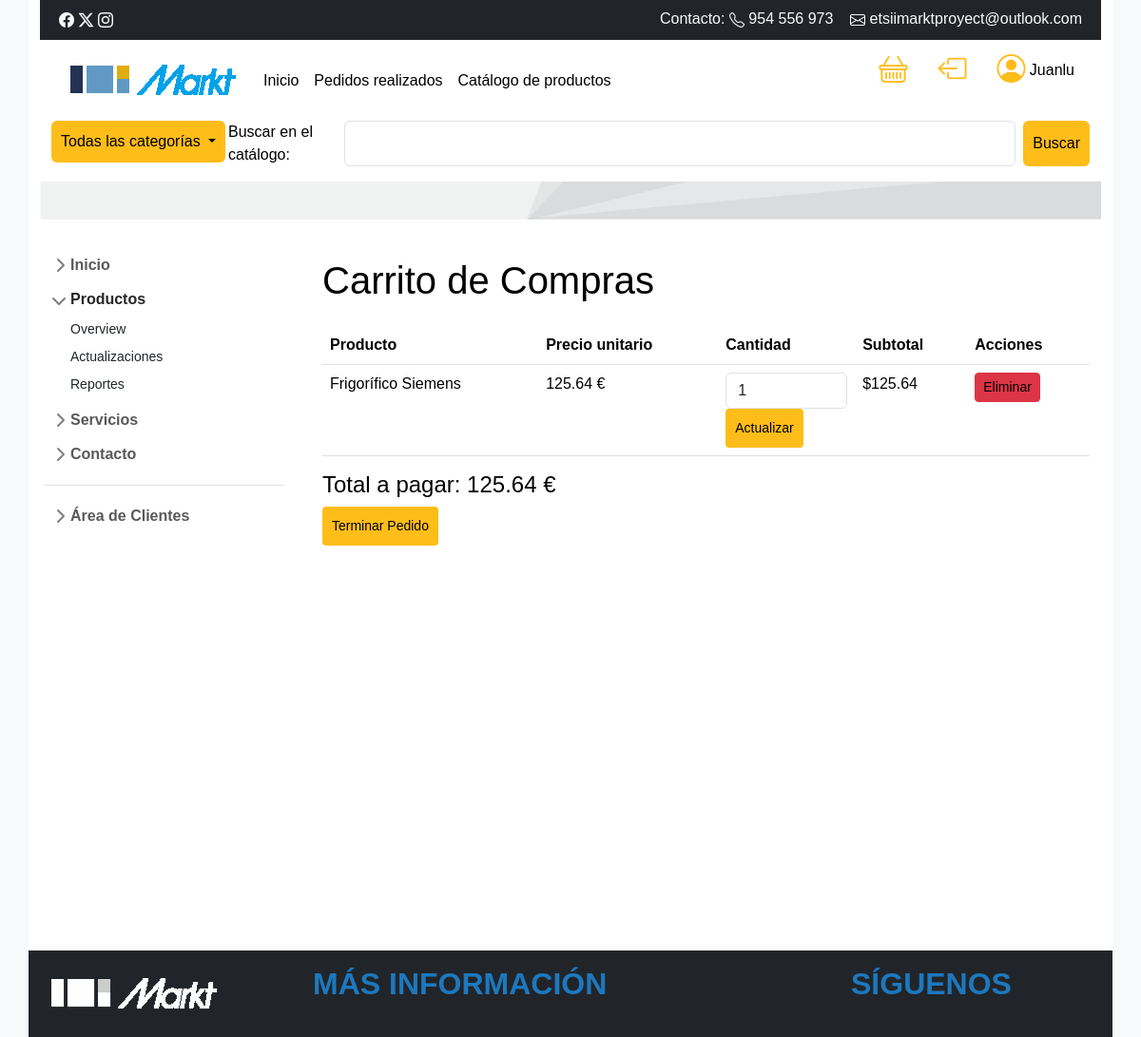
The app's page /productos/carrito/ (signed in) with its own data.
### pedidos/models.py (models this page shows, shortened)
class ProductoPedido(models.Model):
    producto = models.ForeignKey(Producto, on_delete=models.SET_NULL, null=True)
    pedido= models.ForeignKey(Pedido, on_delete=models.SET_NULL, null=True)
    cantidad = models.IntegerField(default=0, null=True, blank=True)
    @property
    def get_total(self):
        total=self.producto.precio*self.cantidad
        return total

class Pedido(models.Model):
    user=models.ForeignKey(User,on_delete=models.SET_NULL, null=True, blank=True)
    fecha_pedido=models.DateTimeField(auto_now_add=True)
    completado=models.BooleanField(default=False)
    id_transaccion=models.CharField(max_length=100, null=True)
    estado = models.CharField(max_length=20, choices=[(estado.value, estado.value) for estado in EstadoProducto], null=True, blank=True)
    @property
    def get_total_carrito(self):
        productopedidos=self.productopedido_set.all()
        total=sum([p.get_total for p in productopedidos])
        return total
    def get_lista_de_productos_carrito(self):
        productos = [producto_pedido for producto_pedido in self.productopedido_set.all()]
        return productos

### productos/models.py (models this page shows, shortened)
class Producto(models.Model):
    categoria = models.ForeignKey(Categoria,related_name='productos', on_delete=models.SET_DEFAULT, default=Categoria.get_default_categoria)
    fabricante = models.ForeignKey(Fabricante,related_name='productos', on_delete=models.SET_DEFAULT, default=Fabricante.get_default_fabricante)
    nombre = models.CharField(max_length=100)
    precio = models.FloatField()
    descripcion = models.TextField(blank=True, null=True)
    cantidad = models.IntegerField(default=1)
    imagen = models.ImageField(upload_to='productos_imagenes', blank=True, null=True)
    class Meta:
        ordering = ['nombre']
        verbose_name_plural = 'Productos'

### pedidos/views.py (the view, shortened to what this page needs)
# urls.py: path("carrito/", carrito, name='carrito'),
def carrito(request):
    if request.user.is_authenticated:
        user=request.user
        pedido, created = Pedido.objects.get_or_create(user=user,completado=False)
        items = pedido.get_lista_de_productos_carrito()
    context={'items': items, 'pedido': pedido}
    return render(request, 'productos/carrito.html', context)

### templates/productos/carrito.html (shortened to what this page needs)
{% extends 'base.html' %}
{% block content %}
<div class="container mt-4">
    <h1 class="mb-4">Carrito de Compras</h1>
    <table class="table">
        <thead>
            <tr>
                <th scope="col">Producto</th>
                <th scope="col">Precio unitario</th>
                <th scope="col">Cantidad</th>
                <th scope="col">Subtotal</th>
                <th scope="col">Acciones</th>
            </tr>
        </thead>
        <tbody>
            {% for item in items %}
            <tr>
                <td>{{ item.producto.nombre }}</td>
                <td>{{ item.producto.precio }} €</td>
                <td>
                    <form action="{% url 'actualizar' item.producto.id %}" method="post" class="form-inline">
                        <input type="number" name="cantidad" value="{{ item.cantidad }}" min="1" max="{{ item.producto.cantidad }}" class="form-control mr-2">
                        <button type="submit" class="btn btn-sm btn-primary">Actualizar</button>
                    </form>
                </td>
                <td>${{ item.get_total }}</td>
                <td>
                    <a href="{% url 'eliminar' item.producto.id %}" class="btn btn-sm btn-danger">Eliminar</a>
                </td>
            </tr>
            {% endfor %}
        </tbody>
    </table>
    <div class="mt-3">
        <h4>Total a pagar: {{ pedido.get_total_carrito }} €</h4>
        {% if pedido.get_total_carrito > 0 %}
            <a href="{% url 'formulario_envio' pedido.id%}" class="btn btn-sm btn-primary">Terminar Pedido</a>
        {% endif %}
    </div>
</div>
{% endblock %}

### templates/header.html (shortened to what this page needs)
    <div class="container">
      <div class="row bg-dark text-light p-2">
        <div class="col-6"><i class="bi bi-facebook"></i> <i class="bi bi-twitter-x"></i> <i class="bi bi-instagram"></i></div>
        <div class="col-6" style="text-align: right">Contacto: <i class="bi bi-telephone"></i> 	954 556 973 &nbsp;&nbsp;&nbsp;<i class="bi bi-envelope"></i> etsiimarktproyect@outlook.com</div>
    </div>
        <div class="row ">
            <div class="col-8">
                <nav class="navbar navbar-expand-lg bg-body-tertiary">
                    <div class="container-fluid">
                      <a class="navbar-brand" href="/"><img src="/media/images/logo.png" alt="Logo" class="img-fluid"></a>
                      <div class="collapse navbar-collapse" id="navbarSupportedContent">
                        <ul class="navbar-nav me-auto mb-2 mb-lg-0">
                          <li class="nav-item">
                            <a class="nav-link active" aria-current="home" href="/">Inicio</a>
                          </li>
                          <li class="nav-item">
                            <a class="nav-link" href="/seguimiento">Pedidos realizados</a>
                          </li>
                          <li class="nav-item">
                            <a class="nav-link" href="/catalogo">Catálogo de productos</a>
                          </li>
                        </ul>
                      </div>
                    </div>
                  </nav>
            </div>
            <div class="col-4">
                <ul class="nav users" style="float: right">
                  <li class="nav-item">
                    <a class="nav-link" href="/productos/carrito"><i class="bi bi-basket"></i></a>
                  </li>
                    {% if user.is_authenticated %}
                    <li class="nav-item">
                      <a class="nav-link active" aria-current="page" href="/logout"><i class="bi bi-box-arrow-left"></i></a>
                    </li>
                      <li class="nav-item">
                        <a class="nav-link active" aria-current="page" href="/perfil"><i class="bi bi-person-circle"></i> {{ user.username }}</a>
                      </li>
                    {% else %}
                      <li class="nav-item">
                        <a class="nav-link active" aria-current="page" href="/login"><i class="bi bi-person-circle"></i></a>
                      </li>
                    {% endif %}
                  </ul>
            </div>
        </div>
        <div class="row">
            <div class="col-2">
                <div class="dropdown">
                    <button class="btn btn-secondary dropdown-toggle" type="button" data-bs-toggle="dropdown" aria-expanded="false">
                      Todas las categorías
                    </button>
                  </div>
            </div>
            <div class="col">
                <form class="d-flex" role="search" method="get" action="{% url 'catalogo' %}">
                  <label for="search">Buscar en el catálogo:</label>
                    <br>
                  <input class="form-control me-2" type="text" name="q" id="search" value="{{ query }}">
                  <button class="btn btn-secondary" type="submit">Buscar</button>
            </form>
            </div>
        </div>
    </div>

### static/css/styles.css (style rules this page uses)
:root { --primary-color: #1d78be; --secondary-color: #ffbd1a; --dark-color: #333333; }
body { font-family: Arial,"Lexend Deca","Helvetica Neue",Helvetica,Arial,sans-serif; background-color: var(--bs-gray-100); color: var(--bs-black); margin: 0; padding: 0; }
.btn.btn-primary { background-color: var(--secondary-color); color: var(--bs-black); padding: 10px 10px; border: none; cursor: pointer; }
.btn.btn-secondary { background-color: var(--secondary-color); color: var(--bs-black); padding: 10px 10px; border: none; cursor: pointer; }
nav.bg-body-tertiary { --bs-bg-opacity: 0 !important; background-color: var(--bs-white) !important; }
a.nav-link.active { color: inherit; }
.nav.users .bi { color: var(--secondary-color) !important; font-size: 30px !important; }

### static/css/sidebars.css (style rules this page uses)
body { min-height: 100vh; min-height: -webkit-fill-available; }
html { height: -webkit-fill-available; }
.bi { vertical-align: -.125em; pointer-events: none; fill: currentColor; }
.dropdown-toggle { outline: 0; }

### records on screen
ProductoPedido: producto.nombre "Frigorífico Siemens", producto.precio "125.64", cantidad "1", get_total "125.64"
Pedido: get_total_carrito "125.64"

### other values on screen
{{ user.username }} "Juanlu"
